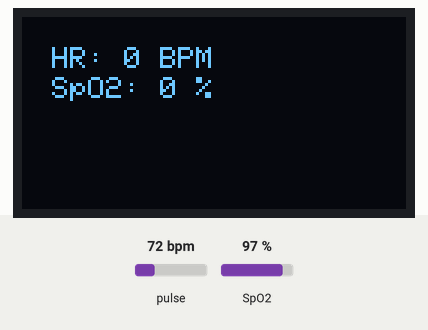
The sketch below on a simulated Arduino Uno, built with avr-gcc and run on an emulated ATmega328P. Parts: 128×64 one-colour display. Inputs (shaded band) come from the test bench; at power-on: pulse 72 bpm, SpO2 97 %. What the sketch prints to the serial monitor is not drawn.

Above: at 3.2 s.
3.3 s: pulse set to 42 bpm
At 6.0 s:
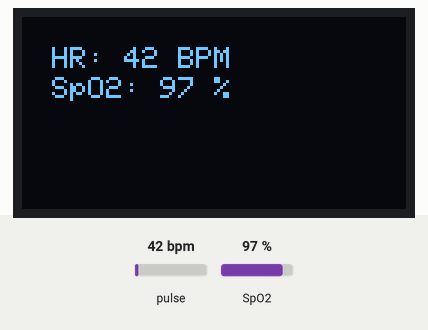
6.6 s: SpO2 set to 80 %
At 7.8 s:
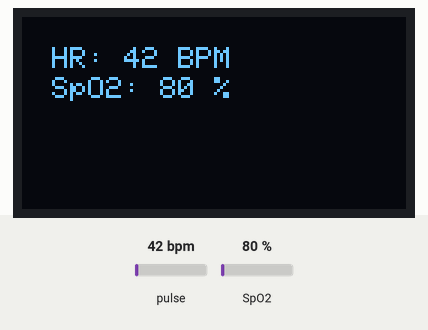
8.7 s: pulse set to 70 bpm
At 10.5 s:
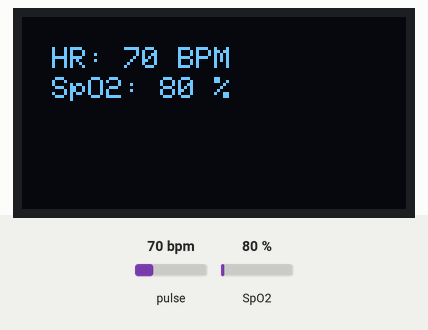
10.8 s: SpO2 set to 85 %
Timing chart, 0 to 13.8 s (numbered marks = the images above; inputs shaded):
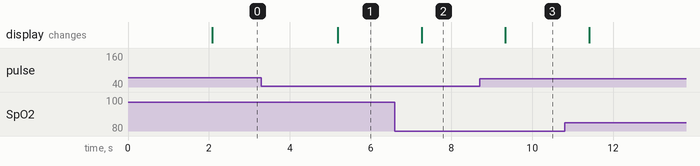

The sketch:

MAX30100WITHDISPLAY.ino
```cpp
#include <Wire.h>
#include <Adafruit_GFX.h>
#include <Adafruit_SSD1306.h>
#include <MAX30100_PulseOximeter.h>

// OLED Display Settings
#define SCREEN_WIDTH 128
#define SCREEN_HEIGHT 64
Adafruit_SSD1306 display(SCREEN_WIDTH, SCREEN_HEIGHT, &Wire, -1);

// MAX30100 Sensor
PulseOximeter pox;
#define REPORTING_INTERVAL_MS 1000
uint32_t lastReportTime = 0;

void onBeatDetected() {
  Serial.println("♥ Heartbeat detected!");
}

void setup() {
  Serial.begin(115200);

  // Initialize OLED Display
  if (!display.begin(SSD1306_SWITCHCAPVCC, 0x3C)) {
    Serial.println("SSD1306 OLED Display not found!");
    while (1);
  }

  display.clearDisplay();
  display.setTextSize(1);
  display.setTextColor(WHITE);
  display.setCursor(0, 10);
  display.println("Initializing...");
  display.display();
  delay(2000);

  // Initialize MAX30100 Sensor
  if (!pox.begin()) {
    Serial.println("Failed to initialize MAX30100!");
    display.clearDisplay();
    display.setCursor(0, 20);
    display.println("MAX30100 Error!");
    display.display();
    while (1);
  } else {
    Serial.println("MAX30100 Initialized!");
    pox.setIRLedCurrent(MAX30100_LED_CURR_7_6MA); // Set LED power
  }

  pox.setOnBeatDetectedCallback(onBeatDetected);
}

void loop() {
  pox.update();

  if (millis() - lastReportTime > REPORTING_INTERVAL_MS) {
    lastReportTime = millis();

    float bpm = pox.getHeartRate();
    float spo2 = pox.getSpO2();

    Serial.print("Heart Rate: ");
    Serial.print(bpm);
    Serial.print(" BPM | SpO2: ");
    Serial.print(spo2);
    Serial.println(" %");

    // Display data on OLED
    display.clearDisplay();
    display.setTextSize(1);
    display.setCursor(10, 10);
    display.print("HR: ");
    display.print(bpm, 0);
    display.println(" BPM");

    display.setCursor(10, 20);
    display.print("SpO2: ");
    display.print(spo2, 0);
    display.println(" %");

    display.display();
  }

  delay(100);
}
```

Measured:
- after the input at 3.3 s, the display: changes after 1.9 s (image 1)
- after the input at 6.6 s, the display: changes after 0.66 s (image 2)
- after the input at 8.7 s, the display: changes after 0.63 s (image 3)
